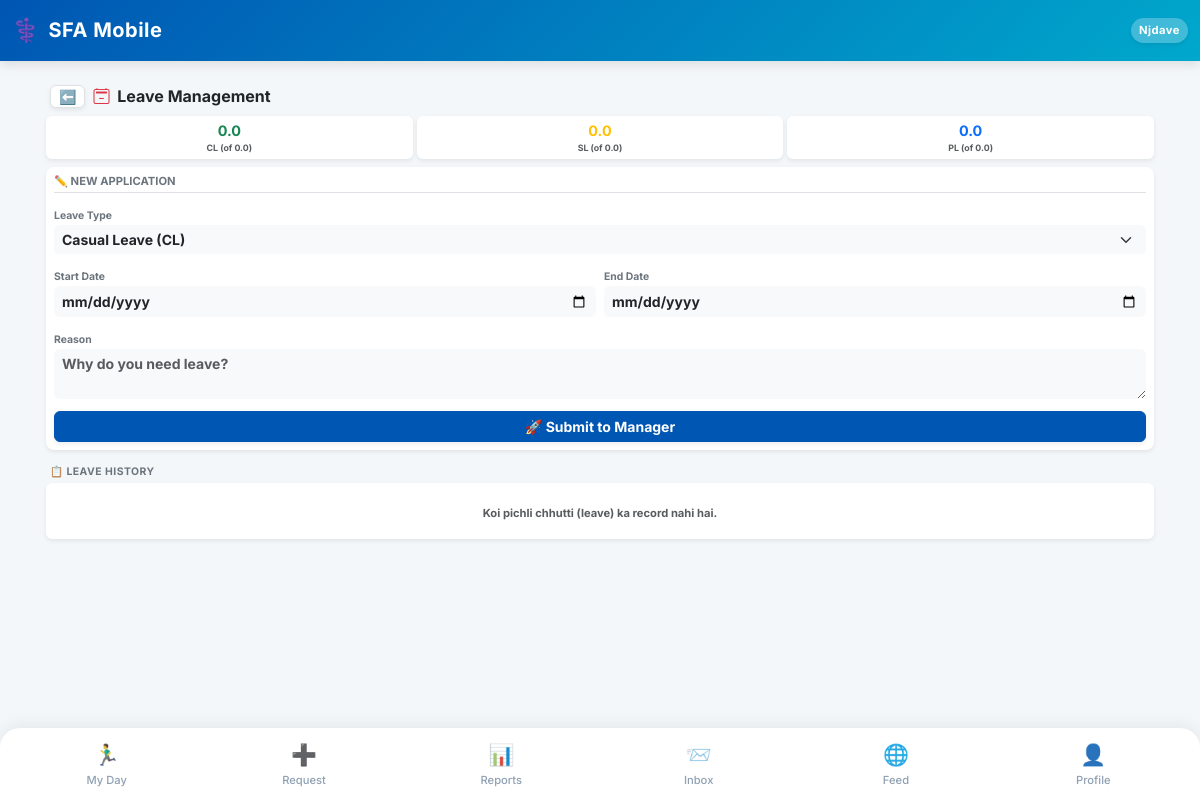
/request/leave/ (signed in), run on the app's committed database.
### SFA/models.py (models this page shows, shortened)
class Employee(models.Model):
    user = models.OneToOneField(User, on_delete=models.CASCADE, null=True, blank=True)
    company = models.ForeignKey(Company, on_delete=models.PROTECT, related_name='employees') # Already Correct
    DESIGNATION_CHOICES = [
        ('MR', 'Medical Representative'),
        ('ABM', 'Area Business Manager'),
        ('RBM', 'Regional Business Manager'),
        ('ZBM', 'Zonal Business Manager'),
        ('NSM', 'National Sales Manager'),
        ('Admin', 'System Administrator'),
    ]
    name = models.CharField(max_length=100)
    employee_code = models.CharField(max_length=50) # 🌟 FIX: unique=True HATA DIYA HAI
    designation = models.CharField(max_length=5, choices=DESIGNATION_CHOICES, default='MR', db_index=True)   # 🚀 INDEX
    manager = models.ForeignKey('self', on_delete=models.SET_NULL, null=True, blank=True, related_name='subordinates')
    headquarter = models.ForeignKey(Territory, on_delete=models.SET_NULL, null=True, blank=True)
    phone = models.CharField(max_length=15)
    joining_date = models.DateField(default=timezone.now, help_text="Employee ki company join karne ki date. DCR calendar is date se aage hi banega, pehle ka nahi.")
    photo = models.ImageField(upload_to='employee_photos/', blank=True, null=True, help_text="Employee ki profile photo")
    address = models.TextField(blank=True, null=True, help_text="Employee ka home address")
    is_active = models.BooleanField(default=True, db_index=True, help_text="False matlab ye employee company chhod chuka hai ya inactive hai.")   # 🚀 INDEX
    leaving_date = models.DateField(null=True, blank=True, help_text="Employee ke company chhodne ki tareekh.")
    dob = models.DateField(null=True, blank=True, verbose_name="Date of Birth")
    anniversary = models.DateField(null=True, blank=True, verbose_name="Marriage Anniversary")
    blood_group = models.CharField(max_length=10, blank=True, null=True)
    emergency_contact = models.CharField(max_length=15, blank=True, null=True)
    permanent_address = models.TextField(blank=True, null=True)
    father_name = models.CharField(max_length=100, blank=True, null=True)
    father_dob = models.DateField(null=True, blank=True)
    father_mobile = models.CharField(max_length=15, blank=True, null=True)
    father_occupation = models.CharField(max_length=100, blank=True, null=True)
    mother_name = models.CharField(max_length=100, blank=True, null=True)
    mother_dob = models.DateField(null=True, blank=True)
    mother_mobile = models.CharField(max_length=15, blank=True, null=True)
    mother_occupation = models.CharField(max_length=100, blank=True, null=True)
    spouse_name = models.CharField(max_length=100, blank=True, null=True)
    spouse_dob = models.DateField(null=True, blank=True)
    spouse_mobile = models.CharField(max_length=15, blank=True, null=True)
    spouse_occupation = models.CharField(max_length=100, blank=True, null=True)
    child1_name = models.CharField(max_length=100, blank=True, null=True)
    child1_dob = models.DateField(null=True, blank=True)
    child2_name = models.CharField(max_length=100, blank=True, null=True)
    child2_dob = models.DateField(null=True, blank=True)
    EMPLOYMENT_STATUS_CHOICES = [
        ('active', 'Active'),
        ('resigned', 'Resigned'),
        ('retired', 'Retired'),
        ('transferred', 'Transferred'),
        ('terminated', 'Terminated'),
        ('vacant', 'Vacant (Placeholder)'),   # 🌟 Dummy employee jab tak naya MR na aaye
        ('archived', 'Archived (Old Dummy)'), # 🌟 Dummy jiska kaam ho gaya, naye employee ko sab de diya
    ]
    employment_status = models.CharField(
        max_length=15, choices=EMPLOYMENT_STATUS_CHOICES, default='active',
        help_text="is_active sirf access/login control karta hai; ye field WAJAH/reason batata hai."
    )
    is_placeholder = models.BooleanField(
        default=False,
        help_text="True = ye ek 'Vacant_<HQ>' dummy employee hai, asli insaan nahi. Joint Work me normal employee jaisea hi treat hota hai (use individual hi maana jayega)."
    )
    class Meta:
        unique_together = ('company', 'employee_code')

class LeaveBalance(models.Model):
    employee = models.OneToOneField(Employee, on_delete=models.CASCADE, related_name='leave_balance')
    year = models.IntegerField(default=2026) # Current Year
    cl_total = models.FloatField(default=0.0, verbose_name="Total CL")
    cl_used = models.FloatField(default=0.0, verbose_name="Used CL")
    sl_total = models.FloatField(default=0.0, verbose_name="Total SL")
    sl_used = models.FloatField(default=0.0, verbose_name="Used SL")
    pl_total = models.FloatField(default=0.0, verbose_name="Total PL/EL")
    pl_used = models.FloatField(default=0.0, verbose_name="Used PL/EL")

### SFA/views/masters.py (the view, shortened to what this page needs)
# urls.py: path('request/leave/', views.apply_leave_view, name='apply_leave'),
@employee_required
def apply_leave_view(request, employee):
    balance, rem_cl, rem_sl, rem_pl, applications = _get_leave_balance_data(employee)
    return render(request, 'apply_leave.html', {
        'balance': balance, 'rem_cl': rem_cl, 'rem_sl': rem_sl, 'rem_pl': rem_pl,
        'applications': applications
    })

### SFA/context_processors.py (called while the page is built)
def notification_counts(request):
    if request.user.is_authenticated and hasattr(request.user, 'employee'):
        employee = request.user.employee
        cache_key = f'nav_counts_{employee.id}'
        counts = cache.get(cache_key)
        if counts is None:
            counts = {
                'unread_notif_count': SystemNotification.objects.filter(employee=employee, is_read=False).count(),
                'unread_msg_count': InternalMessage.objects.filter(receiver=employee, is_read=False).count(),
            }
            cache.set(cache_key, counts, 60) # 60 seconds cache timeout
        return counts
    return {
        'unread_notif_count': 0,
        'unread_msg_count': 0,
    }

### SFA/views/masters.py (called while the page is built)
def _get_leave_balance_data(employee):
    current_year = timezone.localdate().year
    balance, _ = LeaveBalance.objects.get_or_create(employee=employee, year=current_year)
    rem_cl = balance.cl_total - balance.cl_used
    rem_sl = balance.sl_total - balance.sl_used
    rem_pl = balance.pl_total - balance.pl_used
    applications = LeaveApplication.objects.filter(employee=employee).order_by('-applied_on')
    return balance, rem_cl, rem_sl, rem_pl, applications

### SFA/templates/apply_leave.html (shortened to what this page needs)
{% extends 'base.html' %}
{% block content %}
<div class="container-fluid p-0 mb-4 mt-1">
    <div class="d-flex align-items-center gap-2 mb-2 px-2">
        <a href="{% url 'request_hub' %}" class="btn btn-light shadow-sm btn-sm px-2 py-0 rounded-2 border bg-white text-secondary">⬅️</a>
        <h6 class="fw-bold text-dark mb-0 flex-grow-1"><i class="bi bi-calendar2-minus text-danger me-1"></i> Leave Management</h6>
    </div>
    <div class="row g-1 mb-2 px-1 text-center">
        <div class="col-4">
            <div class="card border-0 shadow-sm bg-white py-1" style="border-bottom: 3px solid #28a745; border-radius: 6px;">
                <div class="fw-bold text-success" style="font-size: 0.90rem;">{{ rem_cl|floatformat:1 }}</div>
                <div class="text-muted fw-bold" style="font-size: 0.55rem;">CL (of {{ balance.cl_total }})</div>
            </div>
        </div>
        <div class="col-4">
            <div class="card border-0 shadow-sm bg-white py-1" style="border-bottom: 3px solid #ffc107; border-radius: 6px;">
                <div class="fw-bold text-warning" style="font-size: 0.90rem;">{{ rem_sl|floatformat:1 }}</div>
                <div class="text-muted fw-bold" style="font-size: 0.55rem;">SL (of {{ balance.sl_total }})</div>
            </div>
        </div>
        <div class="col-4">
            <div class="card border-0 shadow-sm bg-white py-1" style="border-bottom: 3px solid #007bff; border-radius: 6px;">
                <div class="fw-bold text-primary" style="font-size: 0.90rem;">{{ rem_pl|floatformat:1 }}</div>
                <div class="text-muted fw-bold" style="font-size: 0.55rem;">PL (of {{ balance.pl_total }})</div>
            </div>
        </div>
    </div>
    <div class="card border-0 shadow-sm bg-white mb-3 mx-1" style="border-radius: 8px;">
        <div class="card-body p-2">
            <h6 class="fw-bold text-secondary mb-2 border-bottom pb-1" style="font-size: 0.70rem;">✏️ NEW APPLICATION</h6>
            <form method="POST" class="m-0">
                <div class="mb-2">
                    <label class="form-label text-secondary fw-bold mb-0" style="font-size: 0.65rem;">Leave Type</label>
                    <select name="leave_type" class="form-select form-select-sm bg-light border-0 fw-bold" style="border-radius: 6px;" required>
                        <option value="CL">Casual Leave (CL)</option>
                    </select>
                </div>
                <div class="row g-2 mb-2">
                    <div class="col-6">
                        <label class="form-label text-secondary fw-bold mb-0" style="font-size: 0.65rem;">Start Date</label>
                        <input type="date" name="start_date" class="form-control form-control-sm bg-light border-0 fw-bold text-dark" style="border-radius: 6px;" required>
                    </div>
                    <div class="col-6">
                        <label class="form-label text-secondary fw-bold mb-0" style="font-size: 0.65rem;">End Date</label>
                        <input type="date" name="end_date" class="form-control form-control-sm bg-light border-0 fw-bold text-dark" style="border-radius: 6px;" required>
                    </div>
                </div>
                <div class="mb-2">
                    <label class="form-label text-secondary fw-bold mb-0" style="font-size: 0.65rem;">Reason</label>
                    <textarea name="reason" class="form-control form-control-sm bg-light border-0 fw-bold" rows="2" placeholder="Why do you need leave?" style="border-radius: 6px;" required></textarea>
                </div>
                <button type="submit" class="btn btn-primary btn-sm w-100 fw-bold shadow-sm mt-1" style="border-radius: 6px;">🚀 Submit to Manager</button>
            </form>
        </div>
    </div>
    <h6 class="fw-bold text-secondary mb-1 px-2" style="font-size: 0.65rem; letter-spacing: 0.5px;">📋 LEAVE HISTORY</h6>
    <div class="mx-1 mb-5">
        {% for app in applications %}
            <div class="card border-0 shadow-sm mb-2 bg-white" style="border-left: 3px solid {% if app.status == 'Approved' %}#28a745{% elif app.status == 'Rejected' %}#dc3545{% else %}#ffc107{% endif %}; border-radius: 6px;">
                <div class="card-body p-2 d-flex justify-content-between align-items-center">
                    <div>
                        <span class="fw-bold text-dark d-block" style="font-size: 0.75rem;">{{ app.leave_type }} <small class="text-muted fw-bold">({{ app.no_of_days }} Days)</small></span>
                        <small class="text-muted fw-bold" style="font-size: 0.60rem;">{{ app.start_date|date:"d M" }} - {{ app.end_date|date:"d M Y" }}</small>
                    </div>
                    <span class="badge {% if app.status == 'Approved' %}bg-success{% elif app.status == 'Rejected' %}bg-danger{% else %}bg-warning text-dark{% endif %} shadow-sm px-2 py-1" style="font-size: 0.60rem; border-radius: 4px;">{{ app.status }}</span>
                </div>
            </div>
        {% empty %}
            <div class="text-center p-3 bg-white shadow-sm" style="border-radius: 6px;">
                <span class="text-muted fw-bold" style="font-size: 0.70rem;">Koi pichli chhutti (leave) ka record nahi hai.</span>
            </div>
        {% endfor %}
    </div>
</div>
{% endblock %}

### SFA/templates/base.html (shortened to what this page needs)
<!DOCTYPE html>
<html lang="en">
<head>
    <link href="https://cdn.jsdelivr.net/npm/bootstrap@5.3.0/dist/css/bootstrap.min.css" rel="stylesheet">
    <link href="https://cdn.jsdelivr.net/npm/bootstrap-icons@1.11.0/font/bootstrap-icons.css" rel="stylesheet">
</head>
<body>
    <nav class="navbar navbar-dark navbar-custom sticky-top">
        <div class="container-fluid py-1">
            <span class="navbar-brand mb-0 h1 d-flex align-items-center gap-2">
                <span style="font-size: 1.4rem;">⚕️</span> SFA Mobile
            </span>
            <div class="d-flex align-items-center gap-3">
                <span class="text-white fw-bold bg-white bg-opacity-25 px-2 py-1 rounded-pill shadow-sm" style="font-size: 0.70rem; letter-spacing: 0.5px;">
                    {{ request.user.employee.name|default:"Guest"|truncatechars:10 }}
                </span>
            </div>
        </div>
    </nav>
    <div class="container mt-4 mb-4">
        {% block content %}
        {% endblock %}
    </div>
    <div class="fixed-bottom bottom-nav d-flex justify-content-between align-items-center">
        {% if request.user.employee.designation != 'Admin' and request.user.employee.designation != 'System Administrator' %}
        <a href="{% url 'mr_dashboard' %}" class="nav-item {% if request.resolver_match.url_name == 'mr_dashboard' or request.resolver_match.url_name == 'day_start' or request.resolver_match.url_name == 'day_end' %}active{% endif %}">
            <span class="nav-icon">🏃‍♂️</span>My Day
        </a>
        {% endif %}
        <a href="{% url 'request_hub' %}" class="nav-item {% if request.resolver_match.url_name == 'request_hub' %}active{% endif %}">
            <span class="nav-icon">➕</span>Request
        </a>
        <a href="{% url 'view_hub' %}" class="nav-item {% if request.resolver_match.url_name == 'view_hub' or request.resolver_match.url_name == 'dcr_report' %}active{% endif %}">
            <span class="nav-icon">📊</span>Reports
        </a>
        <a href="{% url 'web_inbox' %}" class="nav-item {% if request.resolver_match.url_name == 'web_inbox' or request.resolver_match.url_name == 'web_compose' %}active{% endif %}">
            <span class="nav-icon position-relative">
                📨
            </span>Inbox
        </a>
<a href="{% url 'community_feed' %}" class="nav-item {% if request.resolver_match.url_name == 'community_feed' %}active{% endif %}">
    <span class="nav-icon">🌐</span>Feed
</a>
        <a href="{% url 'profile' %}" class="nav-item {% if request.resolver_match.url_name == 'profile' %}active{% endif %}">
            <span class="nav-icon">👤</span>Profile
        </a>
    </div>
</body>
</html>

### SFA/templates/base.html (style rules this page uses)
:root { --pharma-primary: #0056b3; --pharma-secondary: #00a8cc; --bg-light: #f4f7f9; }
body { font-family: 'Inter', sans-serif; background-color: var(--bg-light); padding-bottom: 85px; }
.navbar-custom { background: linear-gradient(135deg, var(--pharma-primary), var(--pharma-secondary)); box-shadow: 0 4px 10px rgba(0,0,0,0.1); }
.navbar-brand { font-weight: 700; letter-spacing: 0.5px; }
.card { border: none !important; border-radius: 12px; box-shadow: 0 4px 12px rgba(0, 0, 0, 0.05); }
.form-control, .form-select { border-radius: 8px; border: 1px solid #ced4da; }
.btn-primary { background-color: var(--pharma-primary); border-color: var(--pharma-primary); border-radius: 8px; font-weight: 600; }
.bottom-nav { background-color: #ffffff; border-top-left-radius: 20px; border-top-right-radius: 20px; box-shadow: 0 -4px 15px rgba(0,0,0,0.06); padding: 5px 8px; }
.nav-item { text-align: center; flex: 1; padding: 6px 0; color: #8fa0b3; font-size: 0.70rem; font-weight: 500; text-decoration: none; border-radius: 12px; transition: all 0.3s ease; }
.nav-icon { font-size: 1.3rem; display: block; margin-bottom: 2px; filter: grayscale(20%); }

### data on the page
LeaveBalance: cl_total "0.0", sl_total "0.0", pl_total "0.0"

### other printed values
{{ request.user.employee.name|default:"Guest"|truncatechars:10 }} "Njdave"
{{ rem_cl|floatformat:1 }} "0.0"
{{ rem_sl|floatformat:1 }} "0.0"
{{ rem_pl|floatformat:1 }} "0.0"
